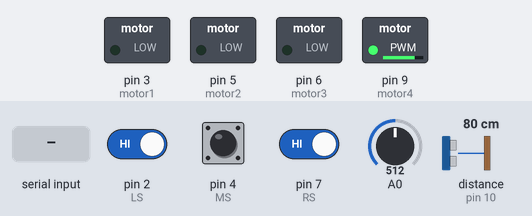
A sketch run on a simulated Arduino Uno, built with avr-gcc and run on an emulated ATmega328P. Shown: switched loads named in the sketch (green lamp = pin HIGH). Wiring (inferred from the names in the program): ultrasonic range finder: trigger pin 11; echo pin 10. Dashed ring = blinking. Inputs (shaded band) come from the test bench; at power-on: distance to the obstacle (sensor on pin 10) 80 cm, pin 2 (LS) HIGH, pin 7 (RS) HIGH, pin 4 (MS) HIGH, A0 = 512. The echo pulse lasts 58.3 µs per cm; pins used as bus, display or sensor lines are not drawn.

Above: at 1.2 s.
1.3 s: distance to the obstacle (sensor on pin 10) set to 22 cm
2.8 s: distance to the obstacle (sensor on pin 10) set to 19 cm
At 4.4 s:
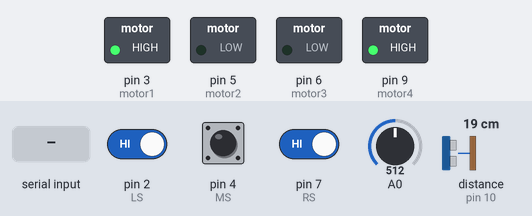
5.8 s: pin 2 (LS) driven LOW
At 7.4 s:
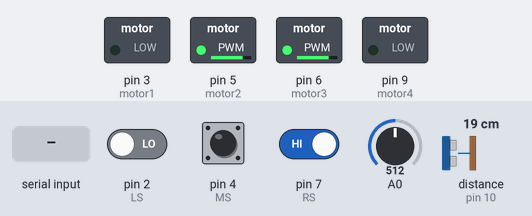
7.7 s: pin 7 (RS) driven LOW
At 8.5 s:
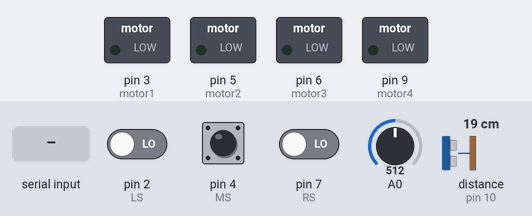
10.7 s: "Z" received over Serial
At 12.5 s:
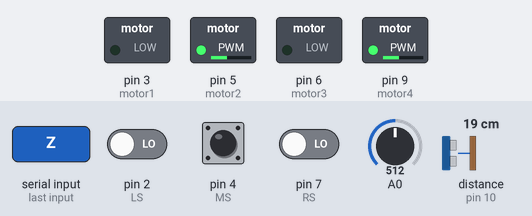
Timing chart, 0 to 13.6 s (numbered marks = the images above; inputs shaded):
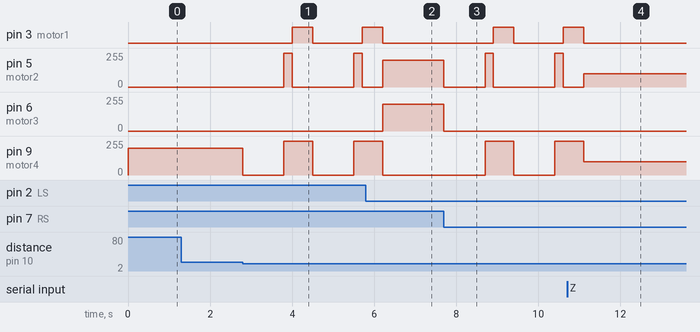

Measured:
- the behaviour switches between 21 and 20 cm on distance to the obstacle (sensor on pin 10) (found by bisection; images 0 and 1)
- after the input at 1.3 s, every drawn part: stays the same
- after the input at 2.8 s, pin 3 (motor1): LOW → HIGH after 1.2 s, → LOW 0.50 s later, → HIGH 1.2 s later; pin 5 (motor2): alternates 255/255 for 0.20 s and 0/255 for 1.5 s, starting after 1.0 s; pin 9 (motor4): alternates 255/255 for 0.70 s and 0/255 for 1.0 s, starting at once
- after the input at 5.8 s, pin 6 (motor3): 0/255 → 200/255 after 0.40 s; pin 9 (motor4): goes on until 6.2 s, then stays 0/255
- after the input at 7.7 s, pin 3 (motor1): LOW → HIGH after 1.2 s, → LOW 0.50 s later, → HIGH 1.2 s later; pin 5 (motor2): goes 0/255 1.0 s, 255/255 0.20 s, 0/255 1.5 s, 255/255 0.20 s, then 0/255, starting at once; pin 6 (motor3): 200/255 → 0/255 at once; pin 9 (motor4): 0/255 → 255/255 after 1.0 s, → 0/255 0.70 s later, → 255/255 1.0 s later
- after the input at 10.7 s, pin 3 (motor1): goes on until 11.1 s, then stays LOW

The sketch:

RC.ino
```cpp
#include <stdlib.h>
byte motor1 = 3, motor2 = 5, motor3 = 6, motor4 =9 , echo = 10 , trig = 11 ,x=0,RS=7, LS=2, MS =4, left = 0, right = 0 , med = 0,pr=1,pl=1,pm=1 ,  d = 0;
float take =0 ,give = 0 ;long value[4];
char state,current ;
char distance[4];
void setup() {
  // put your setup code here, to run once:
Serial.begin(9600);
pinMode(motor1,OUTPUT);
pinMode(motor2,OUTPUT);
pinMode(motor3,OUTPUT);
pinMode(motor4,OUTPUT);
pinMode(echo,INPUT);
pinMode(RS,INPUT) ;
pinMode(LS,INPUT) ;
pinMode(MS,INPUT) ;
pinMode(trig,OUTPUT);
}
void Forward ()
{
  digitalWrite(motor1,LOW);
    analogWrite(motor2,127);
    digitalWrite(motor3,LOW);
    analogWrite(motor4,127);
}
void Back ()
{
    digitalWrite(motor2,LOW);
    analogWrite(motor1,127);
    digitalWrite(motor4,LOW);
    analogWrite(motor3,127);
}
void forward ()
{
    digitalWrite(motor1,LOW);
    analogWrite(motor2,100);
    digitalWrite(motor3,LOW);
    analogWrite(motor4,100);
}
void turnLeft ()
{
    analogWrite(motor1,0);
    analogWrite(motor2,200);
    analogWrite(motor3,200);
    digitalWrite(motor4,0);
}
void turnRight ()
{
    digitalWrite(motor1,LOW);
    digitalWrite(motor2,LOW);
    digitalWrite(motor3,LOW);
    analogWrite(motor4,200);
}
void turnLeftSmooth ()
{
    analogWrite(motor1,150);
    analogWrite(motor2,0);
    analogWrite(motor3,75);
    analogWrite(motor4,0);
}
void turnRightSmooth ()
{
    analogWrite(motor1,0);
    analogWrite(motor2,150);
    analogWrite(motor3,0);
    analogWrite(motor4,75);
}
void Stop ()
{
    digitalWrite(motor1,LOW);
    analogWrite(motor2,0);
    digitalWrite(motor3,LOW);
    analogWrite(motor4,0);
}
void wait()
{
  turnRight();
}
int reading ()
{
  int val = 0;
      val=analogRead(0);   //connect mic sensor to Analog 0
      if (val <= 466 && val >=422 )
      val = 0;
      if (val != 0)
      x++;
      delay(100);
      return x;
      if (x ==45)
      x = 0;
      Serial.println(x);
}
void back()
{
  digitalWrite(motor2,LOW);
    analogWrite(motor1,100);
    digitalWrite(motor4,LOW);
    analogWrite(motor3,100);
}
void loop() {
  // put your main code here, to run repeatedly:
  digitalWrite(trig, HIGH);
  delayMicroseconds(100);
  digitalWrite(trig, LOW);
  take = pulseIn(echo, HIGH);
  give = (take * .034) / 2;
  if(give<=20)
  {
    digitalWrite(motor1,LOW);
    digitalWrite(motor2,LOW);
    digitalWrite(motor3,LOW);
    digitalWrite(motor4,LOW);
    delay(1000);
    digitalWrite(motor1,LOW);
    digitalWrite(motor2,HIGH);
    digitalWrite(motor3,LOW);
    digitalWrite(motor4,HIGH);
    delay(200);
    digitalWrite(motor1,HIGH);
    digitalWrite(motor2,LOW);
    digitalWrite(motor3,LOW);
    digitalWrite(motor4,HIGH);
    delay(500);
    x=1;
  }
  else
  {
    if(x==1)
    {
    digitalWrite(motor1,HIGH);
    digitalWrite(motor2,LOW);
    digitalWrite(motor3,HIGH);
    digitalWrite(motor4,LOW);
   }
while(Serial.available())
{
  state = Serial.read();
  Serial.println(state);
  if (state == 'F')
  {
    digitalWrite(motor1,HIGH);
    digitalWrite(motor2,LOW);
    digitalWrite(motor3,HIGH);
    digitalWrite(motor4,LOW);
  }
  if (state == 'B')  // move back
  {
    digitalWrite(motor1,LOW);
    digitalWrite(motor2,HIGH);
    digitalWrite(motor3,LOW);
    digitalWrite(motor4,HIGH);
  }
  if (state == 'L') // move left
  {
    digitalWrite(motor1,HIGH);
    digitalWrite(motor2,LOW);
    digitalWrite(motor3,LOW);
    digitalWrite(motor4,LOW);
  }
  if (state == 'R') // move right
  {
    digitalWrite(motor1,LOW);
    digitalWrite(motor2,LOW);
    digitalWrite(motor3,HIGH);
    digitalWrite(motor4,LOW);
 }
  if (state == 'W')
  goto  AA;
}
  if (state == 'Z') // dh character morsy w islam hy3mloh 34an a5o4 f l accurate mode
  goto BB;
}
AA :
 left = digitalRead(LS);
  right = digitalRead(RS);
  med = digitalRead(MS);
  if ( (med == 0 ) && (left == 1) && (right == 1))
  forward();
  if ( (med == 0) && (left == 0) && (right == 1))
  turnRightSmooth();
  if ( (med == 0 ) && (left == 1) && (right == 0))
  turnLeftSmooth();
  if ( (med == 1) && (right == 1) && (left == 0))
  {
    while (1)
    {
  turnLeft();
  if ( (digitalRead(MS) == 0) || (digitalRead(RS) == 0 ))
  break;
    }
  }
  if ( (med == 1) && (right == 0) && (left == 1))
  {
    while (1)
    {
  turnRight();
  if ( (digitalRead(MS) == 0) || (digitalRead(LS) == 0))
  break;
  }
  }
  if ( (med == 1) && ( right == 1) && (left == 1))
  {
    wait();
   // Stop();
  }
  //       here will be the features of accurate movement code
  BB :
  while (Serial.available())
  {
    float timer = 0;int number = 0,result=0;
    current = Serial.read();
    for (int i=0;i<4;i++)      // hena h5zn l distance
    {
    distance[i] = Serial.read();
    value[i] = atol(distance);
    number++;
    if (distance[i]=='\0')
    break;
    }
    for (int i=0;i<number;i++)    // hena b7awl a5ly l array kloh fe variable wa7d
    {
      if (i==0)
      result+=value[i];
      else{
        result = result * 10;
        result+=value[i];
      }
    }

   if ( (result%10) == 0)
   {
    int see = result/10;
     while (1)
     {
      forward();
      d = reading();
      if ( d == see )
      {
      Stop();
      x = 0;
      break;
      } } }
      else {
        int see = result/10;
        while (1)
     {
      forward();
      d = reading();
      if ( d == see )
      { delay(50);
      Stop();
      x = 0;
      break;
      } } }

   /* if (current == 'z') // dh l character ly hygyly wly
    {
      while (1)
      {
      timer = millis()*10^(-3);
      Forward();
       if (( .48 * timer ) <= result ) // l mfrod a3ml relation ben l sor3a wl time 34an azbt l distance
     {  Stop(); break;}
      }
   }*/
 /* else if (current == 'y') // dh l char ly morsy we eslam hyb3toh
   {
    while (1)
    {
    timer = millis()*10^(-3);
    Back();
    if ((.48 * timer ) <= result ) // l mfrod a3ml relation ben l sor3a wl time 34an azbt l distance
    {
    Stop();break;
    }
    }
   }*/
  }
}
```
